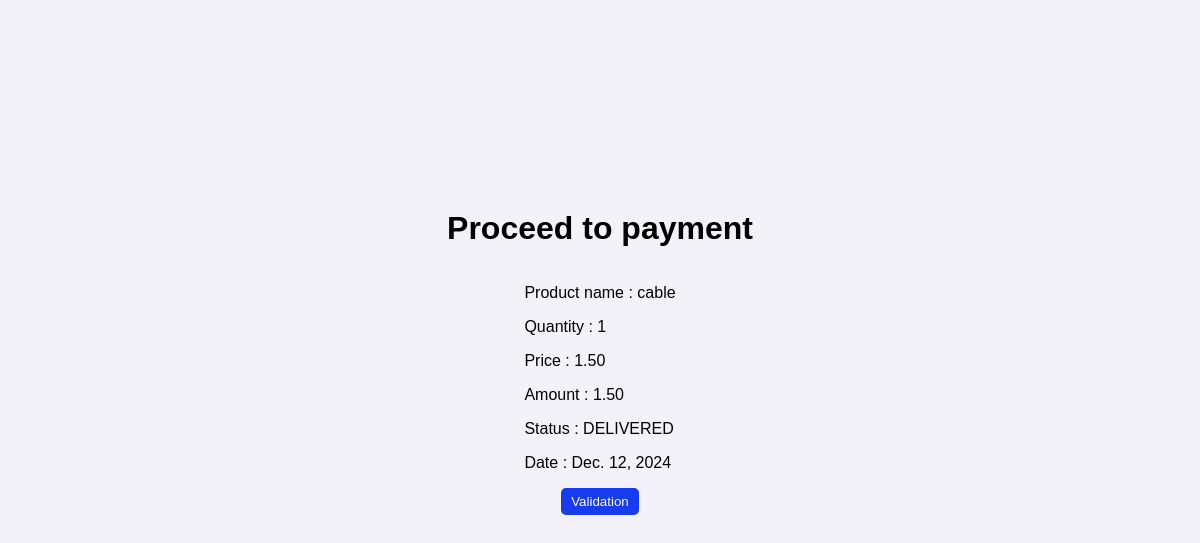
Page /buyer_payment/25/ (signed in) on the committed database.
### gestion/models.py (models this page shows, shortened)
class Order(models.Model):
    buyer = models.ForeignKey(User, on_delete= models.CASCADE, related_name='buyer_orders')
    product = models.ForeignKey(Product, on_delete= models.CASCADE)
    quantity = models.IntegerField()
    status = models.CharField(max_length= 20, choices= [('PENDING','pending'),('PAID','paid'),('DELIVERED','delivered'),('CANCELLED','cancelled')], default ='PENDING')
    is_processed = models.BooleanField(default = False)
    order_date = models.DateField(auto_now_add=True)
    payment_date = models.DateTimeField(auto_now_add=True)
    delivery_date = models.DateTimeField(auto_now_add=True)

class Product(models.Model):
    name = models.CharField(max_length=100)
    description = models.TextField(max_length= 200)
    price = models.DecimalField(max_digits= 10, decimal_places= 2)
    quantity = models.IntegerField()
    supplier = models.ForeignKey(User, on_delete = models.CASCADE)

### gestion/views.py (the view, shortened to what this page needs)
# urls.py: path("buyer_payment/<int:order_id>/", views.buyer_payment, name = "buyer_payment"),
@login_required
@role_required('Buyer')
def buyer_payment(request, order_id):
    order = get_object_or_404(Order, id = order_id)
    amount = order.quantity * order.product.price
    return render(request, 'buyer_payment.html',{'order': order,'amount': amount, "STRIPE_PUBLIC_KEY": settings.STRIPE_PUBLIC_KEY})

### gestion/views.py (called while the page is built)
def role_required(role):
    def decorator(view_func):
        @wraps(view_func)
        def _wrapped_view(request, *args, **kwargs):
                if request.user.is_authenticated and request.user.role == role:
                    return view_func(request, *args, **kwargs)
                else:
                    return HttpResponseForbidden("NO PERMISSION")
        return _wrapped_view
    return decorator

### gestion/templates/buyer_payment.html (shortened to what this page needs)
{% load static %}
<html>
    <head>
        <link rel="stylesheet" href="{% static 'css/style.css' %}">
    </head>
    <body>
    <h1>Proceed to payment</h1>
    <div>
        <p>Product name : {{order.product.name}}</p>
        <p>Quantity : {{order.quantity}}</p>
        <p>Price : {{order.product.price}}</p>
        <p>Amount : {{amount}}</p>
        <p>Status : {{order.status}}</p>
        <p>Date : {{order.order_date}}</p>
    </div>
    <form id ="payment_form">{% csrf_token %}
        <button class="btn btn-primary"> Validation </button>
    </form>
    </body>
</html>

### gestion/static/css/style.css (style rules this page uses)
h1 { font-family: Arial, Helvetica, sans-serif; font-size: 2rem; }
p { text-align: left ; font-family: Arial, Helvetica, sans-serif; font-size: 1em; }
body { background-color: rgb(244, 242, 249); width: 90%; min-height: 100vh; box-sizing: border-box; margin: auto; padding-bottom: 5rem; display: flex; flex-direction: column; justify-content: center; align-items: center; }
.btn { display: block; outline: none; border: none; padding: 6px 10px; border-radius: 5px; background-color: white; cursor: pointer; width: fit-content; }
.btn-primary { background-color:rgb(23, 59, 239); color: white; }

### rows in the picture
Order: product.name "cable", quantity "1", product.price "1.50", status "DELIVERED", order_date "Dec. 12, 2024"

### other values in the picture
{{ amount }} "1.50"
